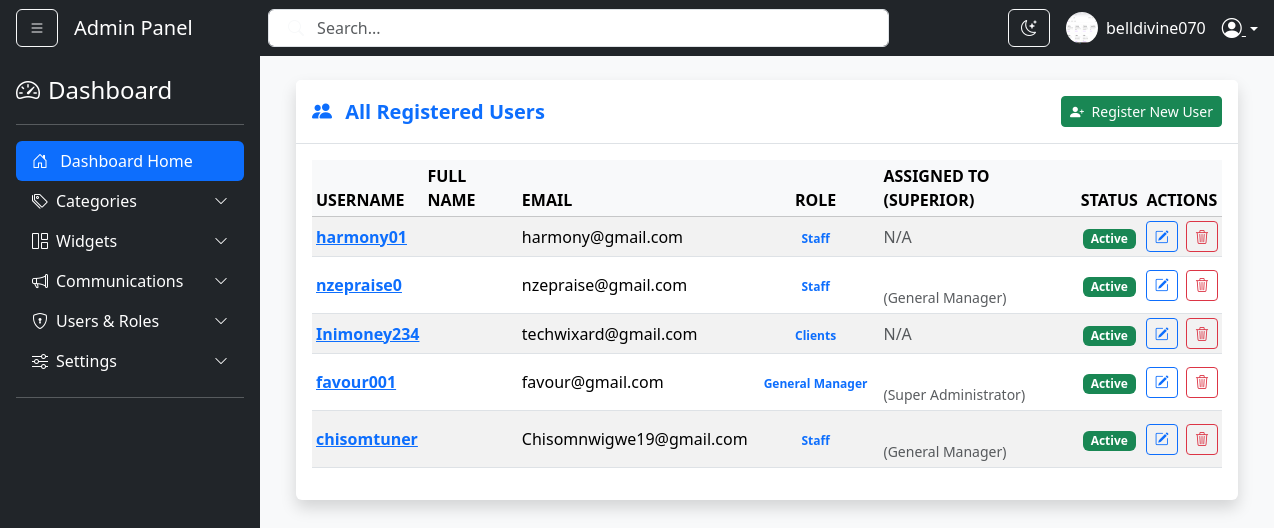
Screenshot of /bg-admin/users/ (signed in) with the database file from the repository.
### users/models.py (models this page shows, shortened)
class CustomUser(AbstractBaseUser, PermissionsMixin):
    id = models.UUIDField(primary_key=True, default=uuid.uuid4, editable=False)
    email = models.EmailField(unique=True)
    username = models.CharField(max_length=150, unique=True)
    first_name = models.CharField(max_length=30)
    last_name = models.CharField(max_length=30)
    full_name = models.CharField(max_length=60, blank=True, null=True, editable=False)
    is_subscribed = models.BooleanField(default=True, verbose_name="Wants Newsletters")
    is_active = models.BooleanField(default=True)
    is_staff = models.BooleanField(default=False)
    is_manager = models.BooleanField(default=False)
    is_online = models.BooleanField(default=False)
    department = models.ForeignKey(Department, on_delete=models.SET_NULL, null=True, blank=True)
    date_joined = models.DateTimeField(default=timezone.now)
    role = models.ForeignKey('users.Role', on_delete=models.SET_NULL, null=True, blank=True, related_name='users')
    assigned_to = models.ForeignKey('self', on_delete=models.SET_NULL, null=True, blank=True, related_name='subordinates')
    region = models.CharField(max_length=50, blank=True, null=True)
    religion = models.CharField(max_length=50, blank=True, null=True)
    tribe = models.CharField(max_length=50, blank=True, null=True)
    ip_address = models.GenericIPAddressField(blank=True, null=True)
    racial_info = models.CharField(max_length=20, choices=[('black', 'Black'), ('white', 'White'), ('other', 'Other')], blank=True, null=True)
    profile_image = models.ImageField(upload_to='profile_images/', null=True, blank=True)
    USERNAME_FIELD = 'email'
    REQUIRED_FIELDS = ['username', 'first_name', 'last_name']
    objects = CustomUserManager()
    class Meta:
        verbose_name = 'Custom User'
        verbose_name_plural = 'Custom Users'

class Role(models.Model):
    name = models.CharField(max_length=50, unique=True, verbose_name="Role Name")
    slug = models.SlugField(max_length=50, unique=True, editable=False)
    can_create_user = models.BooleanField(default=False, verbose_name="Can Create Users")
    can_assign_staff = models.BooleanField(default=False, verbose_name="Can Assign Staff (Manager)")
    class Meta:
        verbose_name = "User Role"
        verbose_name_plural = "User Roles"

### users/views.py (the view)
# urls.py: path('users/', views.ManageUsersListView.as_view(), name='manage_users'),
class ManageUsersListView(UserPassesTestMixin, ListView):
    model = CustomUser
    template_name = 'users/manage_users.html'
    context_object_name = 'users'
    def test_func(self):
        return self.request.user.is_authenticated and self.request.user.role is not None
    def get_queryset(self):
        user = self.request.user
        if user.is_superuser:
            return CustomUser.objects.all().exclude(pk=user.pk).select_related('role', 'assigned_to')
        return CustomUser.objects.filter(assigned_to=user).select_related('role', 'assigned_to')

### users/context_processors.py (called while the page is built)
def app_settings_processor(request):
    settings_dict = {}
    try:
        variables = AppVariable.objects.all().values('var_name', 'var_value')
        for var in variables:
            settings_dict[var['var_name']] = var['var_value']
    except Exception as e:
        print(f"Error loading AppVariables: {e}")
        settings_dict = {}
    return settings_dict

### users/templates/users/manage_users.html (shortened to what this page needs)
{% extends "layout.html" %}
{% load static %}
{% block content %}
<div class="card shadow mb-4 border-0">
    <div class="card-header bg-white py-3 d-flex justify-content-between align-items-center border-bottom">
        <h5 class="m-0 text-primary fw-bold">
            <i class="bi bi-people-fill me-2"></i> All Registered Users
        </h5>
        <a href="{% url 'admin_register_user' %}" class="btn btn-success btn-sm">
            <i class="bi bi-person-plus-fill me-1"></i> Register New User
        </a>
    </div>
    <div class="card-body">
        <div class="table-responsive">
            <table class="table table-striped table-hover table-sm align-middle" style="min-width: 900px;">
                <thead class="table-light">
                    <tr>
                        <th class="text-uppercase">Username</th>
                        <th class="text-uppercase">Full Name</th>
                        <th class="text-uppercase">Email</th>
                        <th class="text-uppercase text-center">Role</th>
                        <th class="text-uppercase">Assigned To (Superior)</th>
                        <th class="text-uppercase text-center">Status</th>
                        <th class="text-uppercase text-center">Actions</th>
                    </tr>
                </thead>
                <tbody>
                    {% for user in users %}
                    <tr>
                        <td class="fw-semibold text-nowrap"><a href="{% url 'user_detail' user.id %}">{{ user.username }}</a></td>
                        <td class="text-nowrap">{{ user.get_full_name }}</td>
                        <td>{{ user.email }}</td>
                        <td class="text-center">
                            {% if user.role %}
                                <span class="badge text-primary text-capitalize fw-semibold px-2 py-1">
                                    {{ user.role.name }}
                                </span>
                            {% else %}
                                <span class="badge text-warning px-2 py-1">No Role</span>
                            {% endif %}
                        </td>
                        <td>
                            {% if user.assigned_to %}
                                <br>
                                <span class="text-muted small">
                                    ({{ user.assigned_to.role.name|default:"N/A" }})
                                </span>
                            {% else %}
                                <span class="text-muted">N/A</span>
                            {% endif %}
                        </td>
                        <td class="text-center">
                            {% if user.is_active %}
                                <span class="badge bg-success px-2 py-1">Active</span>
                            {% else %}
                                <span class="badge bg-danger px-2 py-1">Inactive</span>
                            {% endif %}
                        </td>
                        <td class="text-center text-nowrap">
                            <a href="{% url 'edit_user' user.id %}"
                               class="btn btn-outline-primary btn-icon btn-sm"
                               title="Edit User">
                               <i class="bi bi-pencil-square"></i>
                            </a>
                            <button class="btn btn-outline-danger btn-icon btn-sm ms-1"
                                    title="Delete User">
                                <i class="bi bi-trash3"></i>
                            </button>
                        </td>
                    </tr>
                    {% empty %}
                    <tr>
                        <td colspan="7" class="text-center text-muted py-4">
                            No users found — start by registering a new user!
                        </td>
                    </tr>
                    {% endfor %}
                </tbody>
            </table>
        </div>
    </div>
</div>
{% endblock content %}

### users/templates/layout.html (shortened to what this page needs)
{% load static %}
<!DOCTYPE html>
<html lang="en">
<head>
    <link rel="stylesheet" href="https://cdn.jsdelivr.net/npm/bootstrap-icons@1.13.1/font/bootstrap-icons.min.css">
    <link href="https://cdn.jsdelivr.net/npm/bootstrap@5.3.2/dist/css/bootstrap.min.css" rel="stylesheet">
    <link rel="stylesheet" href="{% static 'users/css/jquery.datetimepicker.min.css' %}">
    <link rel="stylesheet" href="{% static 'users/css/style.css' %}">
</head>
<body id="mainBody">
    <nav id="navbar" class="navbar navbar-expand-lg navbar-dark bg-dark sticky-top px-3">
        <button class="btn btn-outline-light me-3" id="sidebarToggle">
            <i class="bi bi-list"></i>
        </button>
        <a class="navbar-brand" href="#">Admin Panel</a>
        <form class="d-none d-md-flex mx-auto w-50 position-relative" role="search">
            <input class="form-control ps-5" type="search" placeholder="Search..." aria-label="Search">
            <button class="btn position-absolute top-50 start-0 translate-middle-y ms-2 border-0 bg-transparent" type="submit">
                <i class="bi bi-search text-light"></i>
            </button>
        </form>
        <div class="ms-auto d-flex align-items-center">
            <button class="btn btn-outline-light me-3 d-none d-sm-block" id="darkModeToggle" title="Toggle theme">
                <i class="bi bi-moon-stars" id="moonIcon"></i>
            </button>
            <img src="{% if user.profile_image %}{{ user.profile_image.url }}{% else %}{% static 'images/default_profile.png' %}{% endif %}" alt="Profile" class="rounded-circle me-2" width="32" height="32">
            <span class="text-white me-3 d-none d-lg-inline">{{ user.username|default:"Admin" }}</span>
            <div class="dropdown">
                <a class="text-white dropdown-toggle" data-bs-toggle="dropdown" style="cursor: pointer;">
                    <i class="bi bi-person-circle fs-5"></i>
                </a>
            </div>
        </div>
    </nav>
    <div class="d-flex">
        <div id="sidebar" class="bg-dark text-white p-3">
            <a href="/" class="d-flex align-items-center mb-3 text-white text-decoration-none">
                <i class="bi bi-speedometer2 fs-4 me-2"></i>
                <span class="fs-4">Dashboard</span>
            </a>
            <hr class="border-light">
            <ul class="nav nav-pills flex-column mb-auto">
                <li class="nav-item">
                    <a href="{% url 'index' %}" class="nav-link text-white active">
                        <i class="bi bi-house-door me-2"></i> Dashboard Home
                    </a>
                </li>
                <li>
                    <a data-bs-toggle="collapse" href="#CategoryMenu" class="nav-link text-white d-flex align-items-center">
                        <i class="bi bi-tags me-2"></i> Categories
                        <i class="bi bi-chevron-down ms-auto small"></i>
                    </a>
                </li>
                <li>
                    <a data-bs-toggle="collapse" href="#WidgetMenu" class="nav-link text-white d-flex align-items-center">
                        <i class="bi bi-grid-1x2 me-2"></i> Widgets
                        <i class="bi bi-chevron-down ms-auto small"></i>
                    </a>
                </li>
                <li>
                    <a data-bs-toggle="collapse" href="#commMenu" class="nav-link text-white d-flex align-items-center">
                        <i class="bi bi-megaphone me-2"></i> Communications
                        <i class="bi bi-chevron-down ms-auto small"></i>
                    </a>
                </li>
                <li>
                    <a data-bs-toggle="collapse" href="#usersMenu" class="nav-link text-white d-flex align-items-center">
                        <i class="bi bi-shield-lock me-2"></i> Users & Roles
                        <i class="bi bi-chevron-down ms-auto small"></i>
                    </a>
                </li>
                <li>
                    <a data-bs-toggle="collapse" href="#settingsMenu" class="nav-link text-white d-flex align-items-center">
                        <i class="bi bi-sliders me-2"></i> Settings
                        <i class="bi bi-chevron-down ms-auto small"></i>
                    </a>
                </li>
            </ul>
            <hr class="border-light">
        </div>
        <main id="content" class="flex-grow-1 content-wrapper p-3 p-md-4 bg-light">
            <div class="container-fluid">
                {% block content %}{% endblock content %}
            </div>
        </main>
    </div>
</body>
</html>

### users/static/users/css/style.css (style rules this page uses)
:root { --sidebar-width: 260px; }
body { overflow-x: hidden; background-color: #f8f9fa; transition: background 0.3s; }
#sidebar { min-width: var(--sidebar-width); max-width: var(--sidebar-width); background: #212529; transition: all 0.3s ease; min-height: 100vh; }
#sidebar { width: 260px; transition: all 0.3s ease; }

### users/templates/layout.html (style rules this page uses)
.content-wrapper { transition: all 0.3s; width: 100%; }

### rows the page displays
CustomUser: profile_image (picture), username "belldivine070"
CustomUser: username "harmony01", email "harmony@gmail.com", role.name "Staff", shows "N/A", is_active "Active"
CustomUser: username "nzepraise0", email "nzepraise@gmail.com", role.name "Staff", assigned_to.role.name "General Manager", is_active "Active"
CustomUser: username "Inimoney234", email "techwixard@gmail.com", role.name "Clients", shows "N/A", is_active "Active"
CustomUser: username "favour001", email "favour@gmail.com", role.name "General Manager", assigned_to.role.name "Super Administrator", is_active "Active"
CustomUser: username "chisomtuner", email "Chisomnwigwe19@gmail.com", role.name "Staff", assigned_to.role.name "General Manager", is_active "Active"
